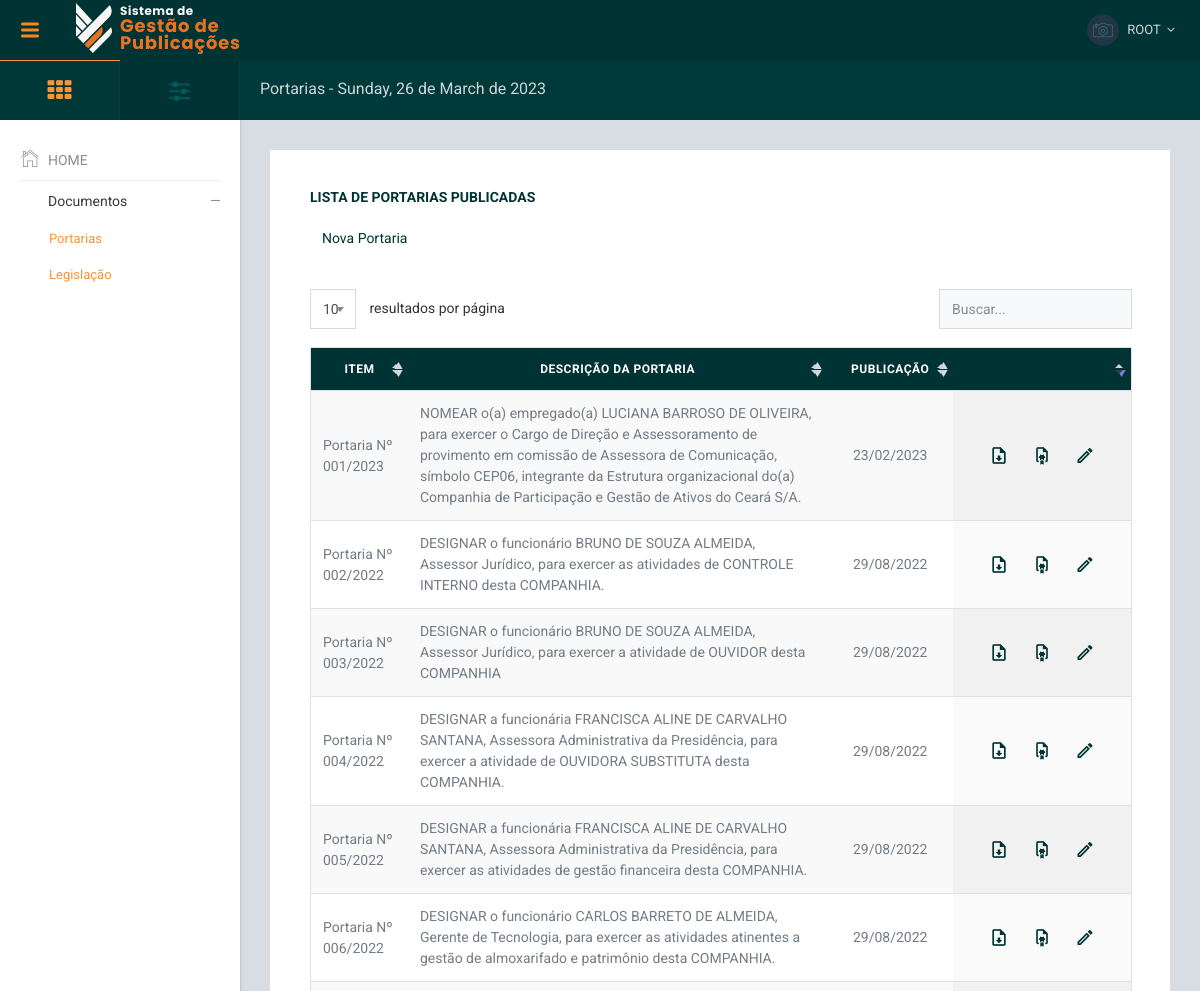
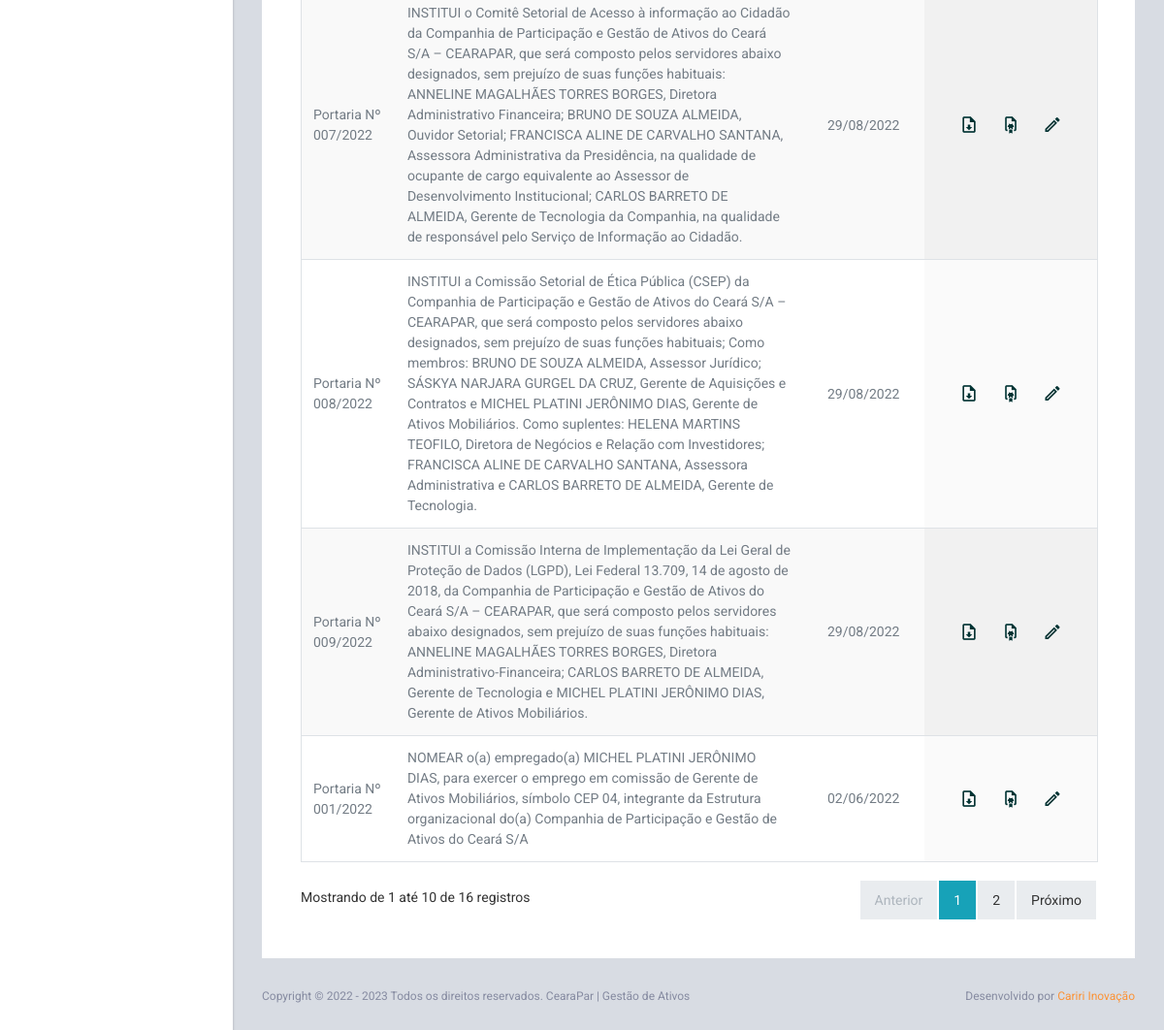
/app/index.php?page=ordinances&nav=1 (signed in), run on the app's committed database (2 pictures, top to bottom).
### tables this page shows
CREATE TABLE `portarias` (
  `id` int NOT NULL AUTO_INCREMENT,
  `codeDocs` varchar(128) DEFAULT NULL,
  `exercicio` int DEFAULT NULL,
  `nPort` varchar(50) DEFAULT NULL,
  `data_portaria` date DEFAULT NULL,
  `tipo_portaria` varchar(100) DEFAULT NULL,
  `cargo` text,
  `agente` text,
  `arquivo` varchar(194) DEFAULT NULL,
  `descricao_portaria` text,
  `created_at` timestamp NULL DEFAULT CURRENT_TIMESTAMP,
  PRIMARY KEY (`id`)
);

### app/pages/ordinances.php (the view, shortened to what this page needs)
<?php
$stmt = $connection->prepare("SELECT * FROM portarias ORDER BY exercicio DESC");
$stmt->execute();
$result = $stmt->fetchAll(PDO::FETCH_ASSOC);
?>
<div class="card pd-20 pd-sm-40">
  <h6 class="card-body-title">Lista de Portarias Publicadas</h6>
  <p class="mg-b-20 mg-sm-b-30">
    <a href="?page=ordinance&nav=1" class="btn btn-outline-primary border-0">
      <span class="mdil mdil-plus tx-20 "></span> Nova Portaria
    </a>
  </p>
  <div class="table-wrapper">
    <table id="datatable1" class="table display responsive  table-primary table-hover">
      <thead>
        <tr>
          <th scope="col" class="wd-5p text-center">ITEM</th>
          <th scope="col" class="wd-40p text-center">DESCRIÇÃO DA PORTARIA</th>
          <th scope="col" class="wd-10p text-center">PUBLICAÇÃO</th>
          <th scope="col" class="wd-10p text-center">
          </th>
        </tr>
      </thead>
      <tbody>
        <?php foreach ($result as $row) { ?>
          <tr scope="row">
            <td class="align-center align-middle">
              Portaria Nº <?php echo str_pad($row['nPort'], 3, "0", STR_PAD_LEFT)  . '/' . $row['exercicio'] ?>
            </td>
            <td class="wrapper align-middle ">
              <?= nl2br($row['descricao_portaria']) ?>
            </td>
            <td class="text-center  align-middle">
              <?= date("d/m/Y", strtotime($row['created_at'])) ?>
            </td>
            <td class="text-center  align-middle">
              <div class="btn-group" role="group" aria-label="Basic example">
                <a href="<?= $ld . '../' . $row['arquivo'] ?>" target="_new" class="btn btn-outline-primary border-0" data-toggle="tooltip" data-placement="top" title="Download do Documento">
                  <span class="mdi mdi-file-download-outline tx-26 tx-md-20"></span>
                </a>
                <a href="<?= $ld ?>../pdfs/certidaoPublicacaoCearaPar.php?code=<?= $row['codeDocs'] ?>&np=<?= str_pad($row['nPort'], 4, "0", STR_PAD_LEFT) . '-' . $row['exercicio'] ?>" target="_new" class="btn btn-outline-primary border-0" data-toggle="tooltip" data-placement="top" title="Certidão de Publicação">
                  <span class="mdi mdi-file-certificate-outline tx-26 tx-md-20"></span>
                </a>
                <a href=">" target="_new" class="btn btn-outline-primary border-0" data-toggle="tooltip" data-placement="top" title="Editar Dados">
                  <span class="mdi mdi-pencil-outline tx-26 tx-md-20"></span>
                </a>
              </div>
            </td>
          </tr>
        <?php } ?>
      </tbody>
    </table>
  </div>
</div>

### app/index.php (shortened to what this page needs)
<?php
$d = explode('/', $_SERVER['PHP_SELF']);
$cd = count($d) - 2;
$ld = $d[$cd] . '/';
?>
<!DOCTYPE html>
<html lang='pt_BR'>
<head>
    <link href='../lib/font-awesome/css/font-awesome.css' rel='stylesheet' />
    <link href='../lib/Ionicons/css/ionicons.css' rel='stylesheet' />
    <link href='../lib/perfect-scrollbar/css/perfect-scrollbar.css' rel='stylesheet' />
    <link href='../lib/jquery-toggles/toggles-full.css' rel='stylesheet' />
    <link href='../lib/rickshaw/rickshaw.min.css' rel='stylesheet' />
    <link href='../lib/highlightjs/github.css' rel='stylesheet'>
    <link href='../lib/datatables/jquery.dataTables.css' rel='stylesheet'>
    <link href='../lib/select2/css/select2.min.css' rel='stylesheet'>
    <link href='../lib/spectrum/spectrum.css' rel='stylesheet'>
    <link rel='stylesheet' href='https://cdn.datatables.net/buttons/2.2.3/css/buttons.dataTables.min.css'>
    <link rel='stylesheet' href='https://cdn.jsdelivr.net/npm/@mdi/font@7.1.96/css/materialdesignicons.min.css' />
    <link rel='stylesheet' href='https://cdn.jsdelivr.net/npm/@mdi/light-font@0.2.63/css/materialdesignicons-light.min.css' />
    <link rel='stylesheet' href='../css/amanda.css' />
</head>
<body>
    <div class='am-header'>
        <div class='am-header-left'>
            <a id='naviconLeft' href='' class='am-navicon d-none d-lg-flex'><i class='icon ion-navicon-round'></i></a>
            <a href='index.php' class='am-logo'>
                <img class='img-fluid' src='../img/MARCA_PRINCIPAL2.svg' alt='Image' />
            </a>
        </div>
        <div class='am-header-right'>
            <div class='dropdown dropdown-profile'>
                <a href='' class='nav-link nav-link-profile' data-toggle='dropdown'>
                    <img src='../img/img11.jpg' class='wd-32 rounded-circle' alt='' />
                    <span class='logged-name'><span class='hidden-xs-down'>
                            <?php echo strtoupper(explode(' ',  $_SESSION['USER'])[0] . ' ' . explode(' ',  $_SESSION['USER'])[1]) ?>
                        </span>
                        <i class='fa fa-angle-down mg-l-3'></i></span>
                </a>
            </div>
        </div>
    </div>
    <div class='am-sideleft'>
        <?php require_once('./includes/sideleft.php');
        ?>
    </div>
    <div class='am-mainpanel'>
        <div class='am-pagetitle'>
            <h4 class='am-title'>
                <?php
                $title = match ($_GET['page']) {
                    'inicio' => 'Dashboard',
                    'users' => 'Usuários dos Sistema',
                    'user' => 'Usuários dos Sistema',
                    'profile' => 'Usuário',
                    'ordinances' => 'Portarias',
                    'ordinance' => 'Portarias',
                    'legislations' => 'Legislação',
                    default => 'Dashboard'
                };
                ?>
                <?= $title ?> -
                <?php
                echo strftime('%A, %d de %B de %Y', strtotime('today'));
                ?>
            </h4>
        </div>
        <div class='am-pagebody'>
            <?php require_once('../content.php');
            ?>
        </div>
        <div class='am-footer'>
            <span>Copyright &copy;
                2022 -
                Todos os direitos reservados. CearaPar | Gestão de Ativos
            </span>
            <span>
                Desenvolvido por
                <a href='https://caririinovacao.com.br/' target='_new' class='tx-orange hover-info'>Cariri
                    Inovação</a>
            </span>
        </div>
    </div>
</body>
</html>

### app/includes/sideleft.php (shortened to what this page needs)
<ul class="nav am-sideleft-tab">
  <?php
  if ($_SESSION['LEVEL'] < 2) { ?>
    <li class="nav-item" style="width: 120px; !important;">
      <a href="#mainMenu" class="nav-link <?= !isset($_GET['page']) || isset($_GET['nav']) && $_GET['nav'] == 1 ? 'active' : ''; ?>">
        <i class="icon fa fa-th tx-24"></i>
      </a>
    </li>
    <li class="nav-item" style="width: 120px !important;">
      <a href="#settingMenu" class="nav-link <?= isset($_GET['settings']) && $_GET['settings'] == 1 ? 'active' : ''; ?>">
        <i class="icon fa fa-sliders tx-24"></i>
      </a>
    </li>
  <?php } ?>
</ul>
<div class="tab-content">
  <?php
  $documents = match ($_GET['page']) {
    'ordinances' => 'active  show-sub',
    'ordinance' => 'active  show-sub',
    'legislations' => 'active  show-sub',
    default => ''
  };
  ?>
  <div id="mainMenu" class="tab-pane <?= !isset($_GET['page']) || $_GET['page'] == 'inicio' || isset($_GET['nav']) ? 'active' : ''; ?>  ">
    <ul class="nav am-sideleft-menu">
      <li class="nav-item">
        <a href="?page=inicio&nav=1" class="nav-link <?= !isset($_GET['page']) || $_GET['page'] == 'inicio' ? 'active' : ''; ?> ">
          <i class="icon ion-ios-home-outline"></i>
          <span>HOME</span>
        </a>
      </li>
      <li class="nav-item">
        <a href="" class="nav-link with-sub <?= $documents ?> ">
          <span>Documentos</span>
        </a>
        <ul class="nav-sub">
          <li class="nav-item">
            <a href="?page=ordinances&nav=1" class="nav-link <?= $documents ?>  ">Portarias</a>
          </li>
          <li class="nav-item">
            <a href="?page=legislations&nav=1" class="nav-link <?= $documents ?>  ">Legislação</a>
          </li>
        </ul>
      </li>
    </ul>
  </div>
</div>

### content.php (shortened to what this page needs)
<?php
if (!isset($_GET['page']) || $_GET['page'] == null) {
  include "app/pages/initChart.php";
} else {
  switch (@$_GET['page']) {
    case 'ordinances':
      include "app/pages/ordinances.php";
      break;
  }
}

### data on the page
portarias: nPort "001", exercicio "2023", descricao_portaria "NOMEAR o(a) empregado(a) LUCIANA BARROSO DE OLIVEIRA, para exercer o Cargo de Direção e Assessoramento de provimento em comissão de Assessora de Comunicação, símbolo CEP06, integrante da Estrutura organizacional do(a) Companhia de Participação e Gestão de Ativos do Ceará S/A.", created_at "23/02/2023"
portarias: nPort "002", exercicio "2022", descricao_portaria "DESIGNAR o funcionário BRUNO DE SOUZA ALMEIDA, Assessor Jurídico, para exercer as atividades de CONTROLE INTERNO desta COMPANHIA.", created_at "29/08/2022"
portarias: nPort "003", exercicio "2022", descricao_portaria "DESIGNAR o funcionário BRUNO DE SOUZA ALMEIDA, Assessor Jurídico, para exercer a atividade de OUVIDOR desta COMPANHIA", created_at "29/08/2022"
portarias: nPort "004", exercicio "2022", descricao_portaria "DESIGNAR a funcionária FRANCISCA ALINE DE CARVALHO SANTANA, Assessora Administrativa da Presidência, para exercer a atividade de OUVIDORA SUBSTITUTA desta COMPANHIA.", created_at "29/08/2022"
portarias: nPort "005", exercicio "2022", descricao_portaria "DESIGNAR a funcionária FRANCISCA ALINE DE CARVALHO SANTANA, Assessora Administrativa da Presidência, para exercer as atividades de gestão financeira desta COMPANHIA.", created_at "29/08/2022"
portarias: nPort "006", exercicio "2022", descricao_portaria "DESIGNAR o funcionário CARLOS BARRETO DE ALMEIDA, Gerente de Tecnologia, para exercer as atividades atinentes a gestão de almoxarifado e patrimônio desta COMPANHIA.", created_at "29/08/2022"
portarias: nPort "007", exercicio "2022", descricao_portaria "INSTITUI o Comitê Setorial de Acesso à informação ao Cidadão da Companhia de Participação e Gestão de Ativos do Ceará S/A – CEARAPAR, que será composto pelos servidores abaixo designados, sem prejuízo de suas funções habituais: ANNELINE MAGALHÃES TORRES BORGES, Diretora Administrativo Financeira; BRUNO DE SOUZA ALMEIDA, Ouvidor Setorial; FRANCISCA ALINE DE CARVALHO SANTANA, Assessora Administrativa da Presidência, na qualidade de ocupante de cargo equivalente ao Assessor de Desenvolvimento Institucional; CARLOS BARRETO DE ALMEIDA, Gerente de Tecnologia da Companhia, na qualidade de responsável pelo Serviço de Informação ao Cidadão.", created_at "29/08/2022"
portarias: nPort "008", exercicio "2022", descricao_portaria "INSTITUI a Comissão Setorial de Ética Pública (CSEP) da Companhia de Participação e Gestão de Ativos do Ceará S/A – CEARAPAR, que será composto pelos servidores abaixo designados, sem prejuízo de suas funções habituais; Como membros: BRUNO DE SOUZA ALMEIDA, Assessor Jurídico; SÁSKYA NARJARA GURGEL DA CRUZ, Gerente de Aquisições e Contratos e MICHEL PLATINI JERÔNIMO DIAS, Gerente de Ativos Mobiliários. Como suplentes: HELENA MARTINS TEOFILO, Diretora de Negócios e Relação com Investidores; FRANCISCA ALINE DE CARVALHO SANTANA, Assessora Administrativa e CARLOS BARRETO DE ALMEIDA, Gerente de Tecnologia.", created_at "29/08/2022"
portarias: nPort "009", exercicio "2022", descricao_portaria "INSTITUI a Comissão Interna de Implementação da Lei Geral de Proteção de Dados (LGPD), Lei Federal 13.709, 14 de agosto de 2018, da Companhia de Participação e Gestão de Ativos do Ceará S/A – CEARAPAR, que será composto pelos servidores abaixo designados, sem prejuízo de suas funções habituais: ANNELINE MAGALHÃES TORRES BORGES, Diretora Administrativo-Financeira; CARLOS BARRETO DE ALMEIDA, Gerente de Tecnologia e MICHEL PLATINI JERÔNIMO DIAS, Gerente de Ativos Mobiliários.", created_at "29/08/2022"
portarias: nPort "001", exercicio "2022", descricao_portaria "NOMEAR o(a) empregado(a) MICHEL PLATINI JERÔNIMO DIAS, para exercer o emprego em comissão de Gerente de Ativos Mobiliários, símbolo CEP 04, integrante da Estrutura organizacional do(a) Companhia de Participação e Gestão de Ativos do Ceará S/A", created_at "02/06/2022"

### other printed values
$title "Portarias"
